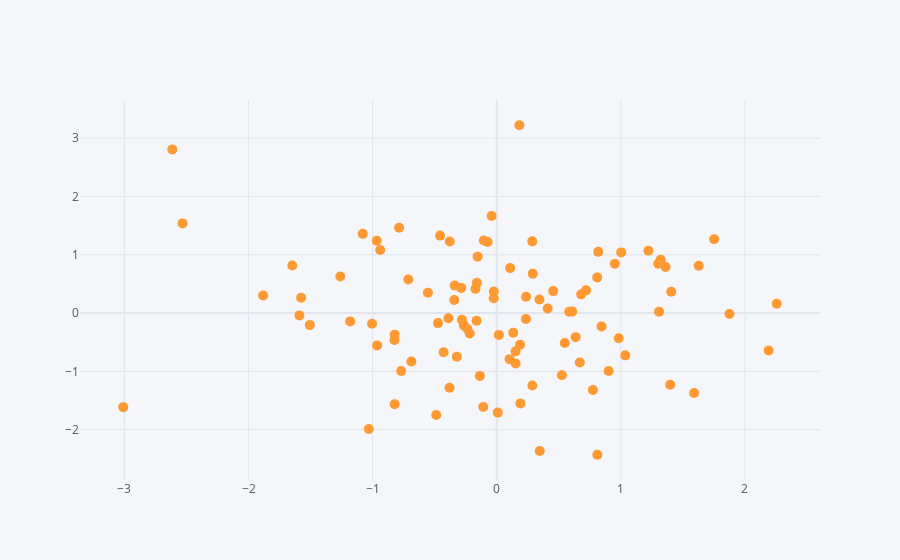

The notebook cell saved with this chart:
### Code cell
df.iplot(kind="scatter", x='A', y='B', mode='markers', size=10)
